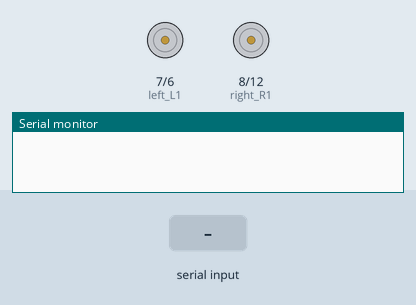
The sketch below on a simulated Arduino Uno, built with avr-gcc and run on an emulated ATmega328P. On the bench: motor-driver pin pairs drawn as motors (green arrow = first pin HIGH = forward, orange = second pin HIGH = backward, longer = more drive, scaled by the enable pin), the last lines printed to the serial monitor. Inputs (shaded band) come from the test bench.

Above: at 1.2 s.
1.3 s: "F" received over Serial
At 1.8 s:
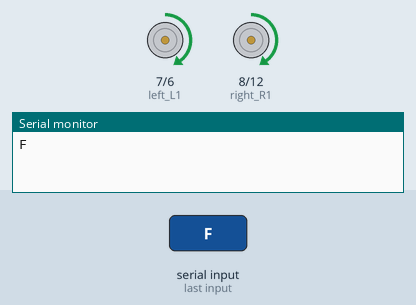
2.8 s: "B" received over Serial
At 4.0 s:
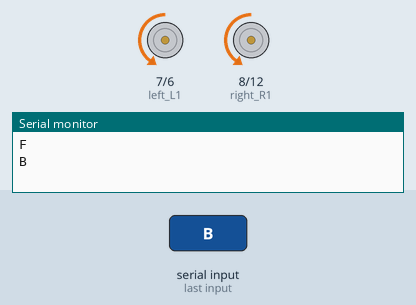
4.3 s: "S" received over Serial
At 5.2 s:
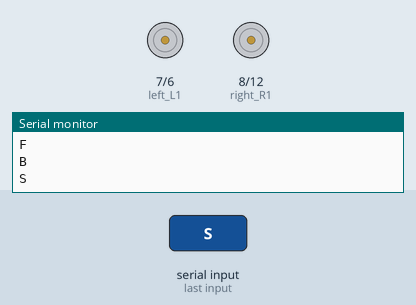
Timing chart, 0 to 7.3 s (numbered marks = the images above; inputs shaded):
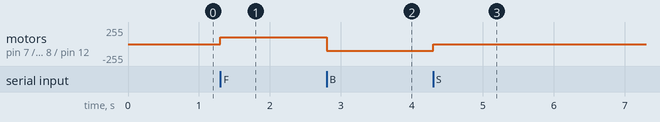

Measured:
- after the input at 1.3 s, motor on pin 7 (left_L1) / pin 6 (left_L2), motor on pin 8 (right_R1) / pin 12 (right_R2): stopped → forward 100/255 at once
- after the input at 2.8 s, motor on pin 7 (left_L1) / pin 6 (left_L2), motor on pin 8 (right_R1) / pin 12 (right_R2): forward 100/255 → backward 100/255 at once
- after the input at 4.3 s, motor on pin 7 (left_L1) / pin 6 (left_L2), motor on pin 8 (right_R1) / pin 12 (right_R2): backward 100/255 → stopped at once

The sketch:

05_Bluetooth.ino
```cpp
//TB6612 pins
const int right_R1=8;
const int right_R2=12;
const int PWM_R=10;
const int left_L1=7;
const int left_L2=6;
const int PWM_L=9;
char val;   // Bluetooth variable

void setup()
{
  Serial.begin(9600);

  pinMode(right_R1,OUTPUT);   //set TB6612 pins OUTPUT
  pinMode(right_R2,OUTPUT);
  pinMode(PWM_R,OUTPUT);
  pinMode(left_L1,OUTPUT);
  pinMode(left_L2,OUTPUT);
  pinMode(PWM_L,OUTPUT);
}

void loop()
{
  if(Serial.available())    //if serial buffer value is available
  {
    val = Serial.read();      //assign the value read from serial port to val
    Serial.println(val);
    switch(val)             //switch statement
    {
      case 'F': front(); break;     //motor turns front
      case 'B': back(); break;       //turn back
      case 'S': Stop();break;    //stop
    }
  }
}

//turn front
void front()
{
  digitalWrite(right_R1,HIGH);
  digitalWrite(right_R2,LOW);
  digitalWrite(left_L1,HIGH);
  digitalWrite(left_L2,LOW);
  analogWrite(PWM_R,100);
  analogWrite(PWM_L,100);
}
//turn back
void back()
{
  digitalWrite(right_R1,LOW);
  digitalWrite(right_R2,HIGH);
  digitalWrite(left_L1,LOW);
  digitalWrite(left_L2,HIGH);
  analogWrite(PWM_R,100);
  analogWrite(PWM_L,100);
}
//stop
void Stop()
{
  digitalWrite(right_R1,LOW);
  digitalWrite(right_R2,HIGH);
  digitalWrite(left_L1,LOW);
  digitalWrite(left_L2,HIGH);
  analogWrite(PWM_R,0);
  analogWrite(PWM_L,0);
}
```
